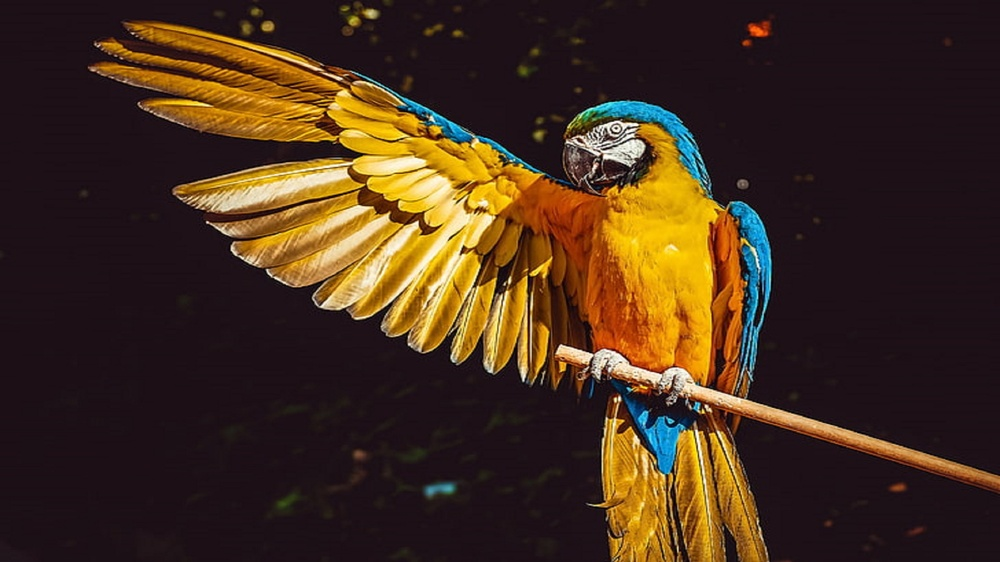
#> input picture pencil-scatch/parrot1.jpg, 1000 x 562 px, shrunk from 1920 x 1080 before the run
$ python app.py
#> lines starting #> are read from the running program, lines starting #| are printed output that depends on the picture
import cv2
img = cv2.imread("parrot1.jpg")
#> img is the input picture: shape (562, 1000, 3); mean B, G, R 29.7, 47.2, 69.1

gray = cv2.cvtColor(img, cv2.COLOR_BGR2GRAY)
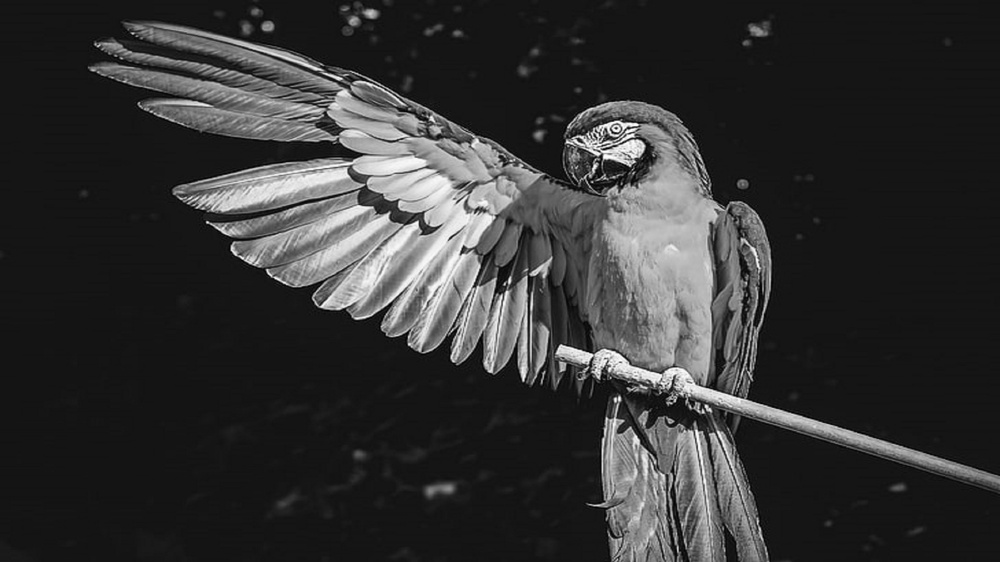
#> gray: shape (562, 1000); min 1, max 255, mean 51.9
inverted = 255 - gray
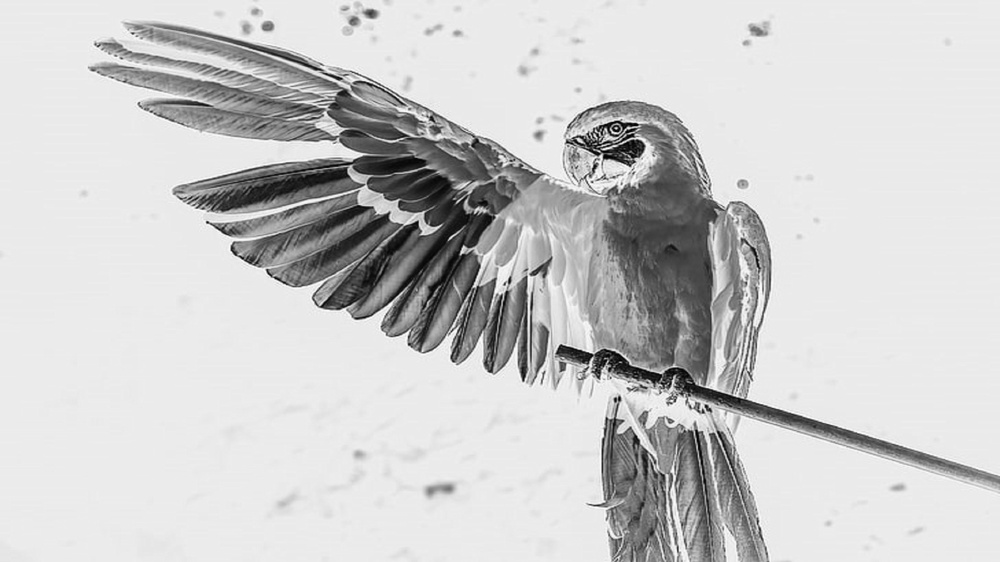
#> inverted: shape (562, 1000); min 0, max 254, mean 203.1
blurred = cv2.GaussianBlur(inverted, (21, 21), 0)
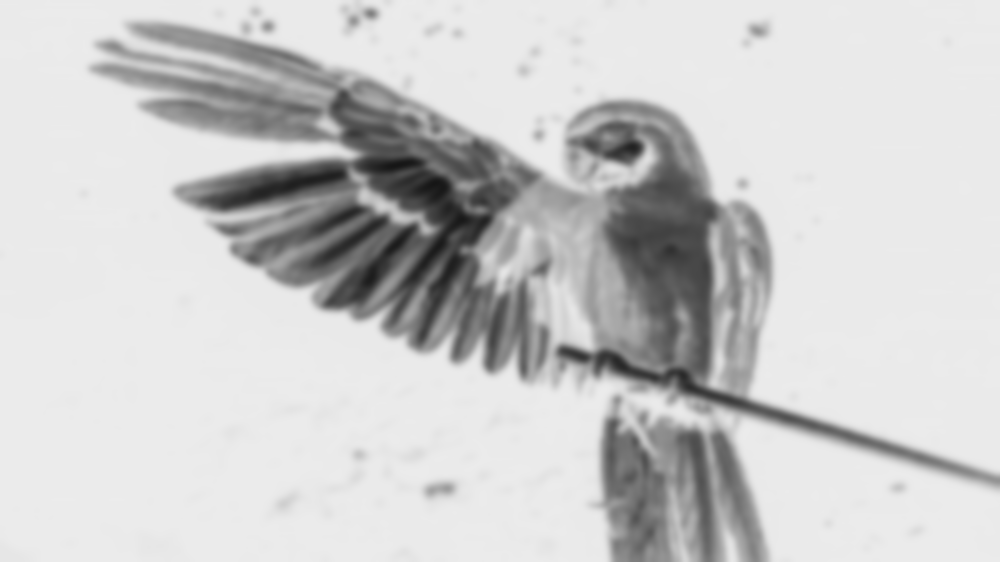
#> blurred: shape (562, 1000); min 22, max 236, mean 203
inverted_blurred = 255 - blurred
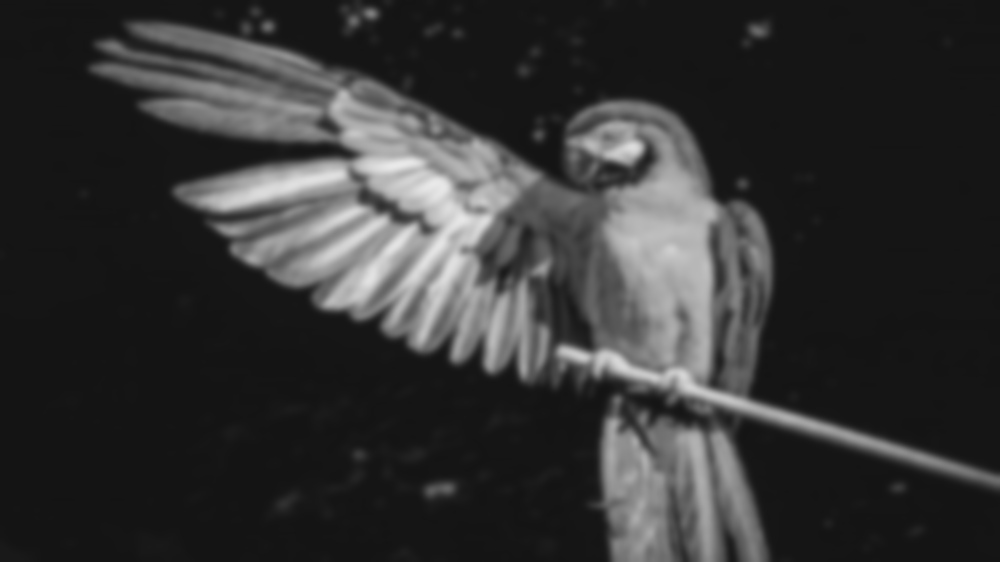
#> inverted_blurred: shape (562, 1000); min 19, max 233, mean 52

# Create the pencil sketch
sketch = cv2.divide(gray, inverted_blurred, scale=256.0)
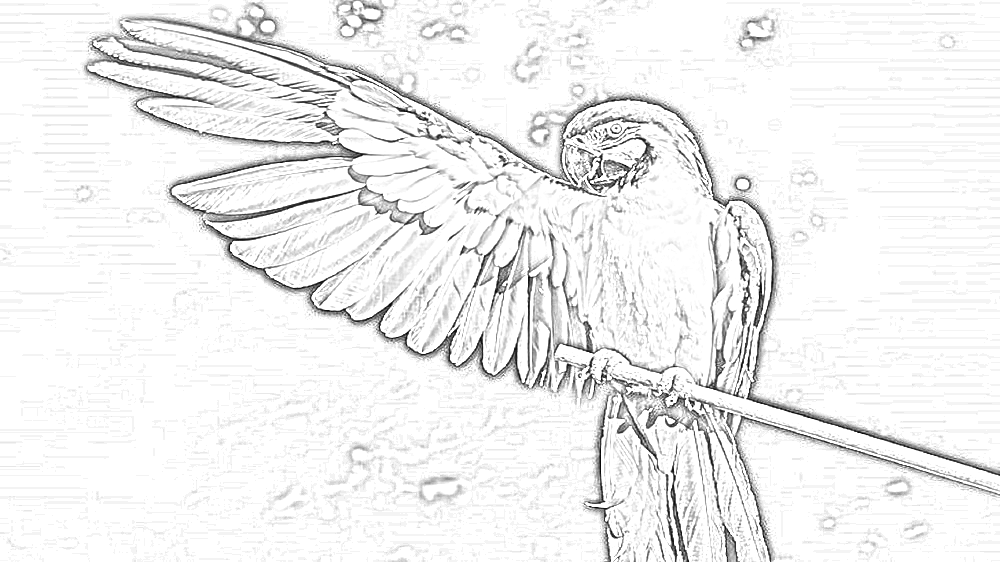
#> sketch: shape (562, 1000); min 3, max 255, mean 240.5

# Save the sketch
cv2.imwrite("pencil_sketch.jpg", sketch)

$ run again, with pencil-scatch/carbon (2).png saved as pencil-scatch/parrot1.jpg
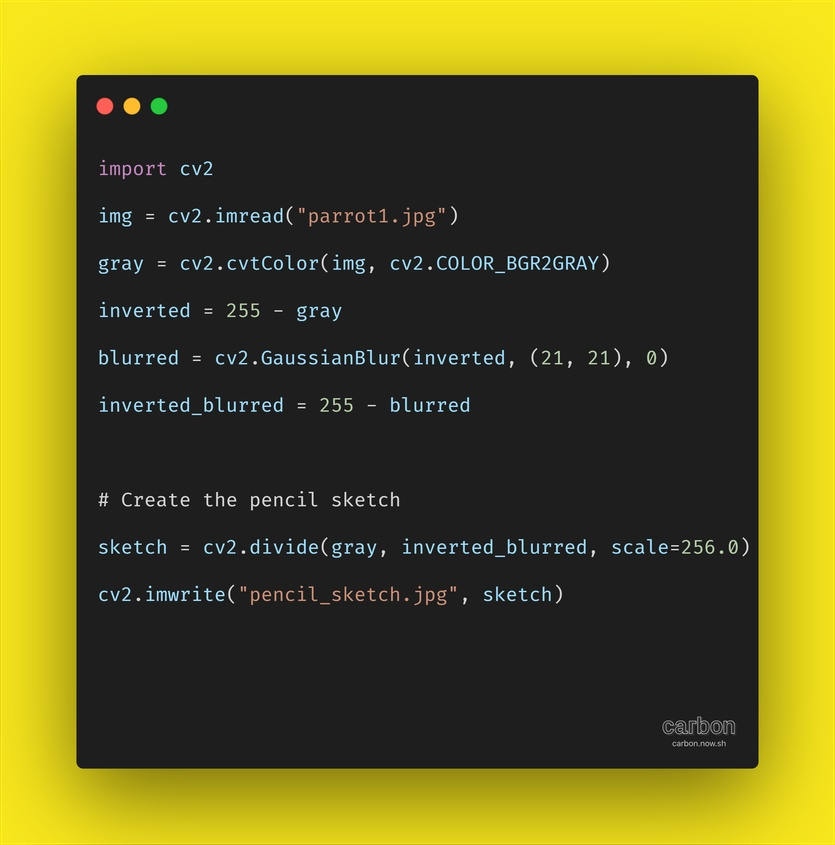
#> input picture pencil-scatch/carbon (2).png, 835 x 845 px, shrunk from 2468 x 2500 before the run
#> img is the input picture: shape (845, 835, 3); mean B, G, R 31.3, 90.2, 94.6
#> `blurred = cv2.GaussianBlur(inverted, (21, 21), 0)`:
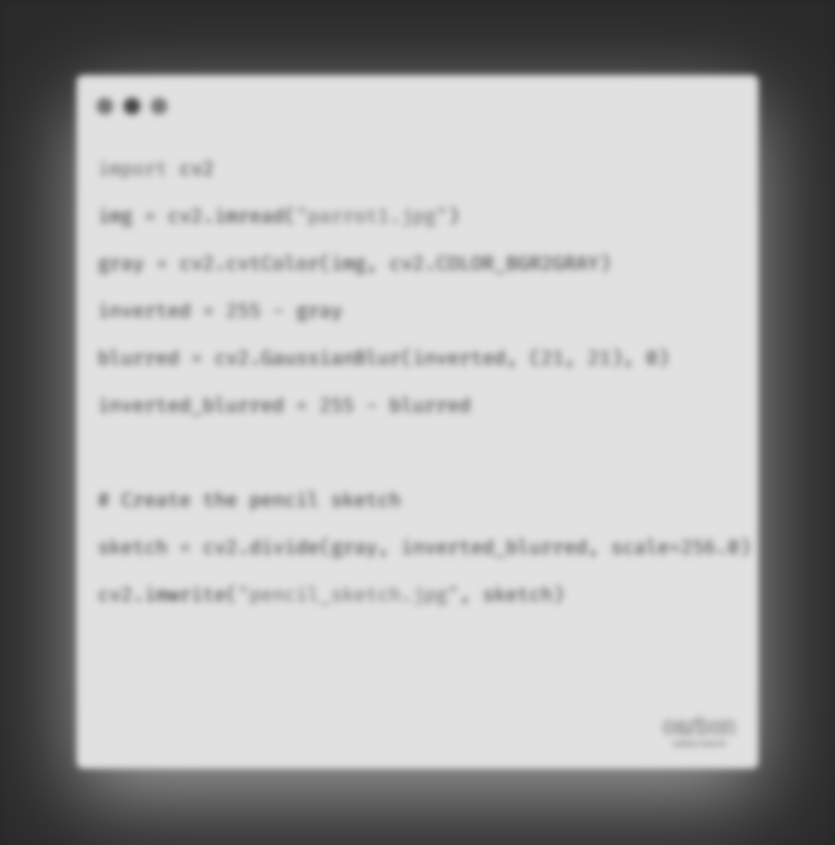
#> blurred: shape (845, 835); min 39, max 225, mean 170.2
#> `sketch = cv2.divide(gray, inverted_blurred, scale=256.0)`:
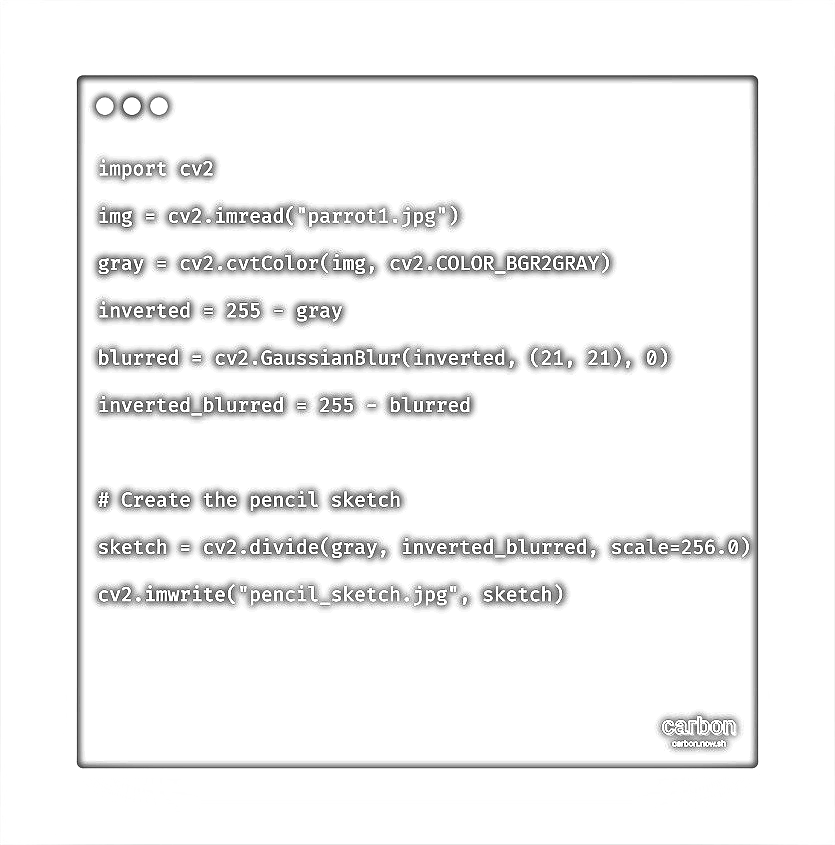
#> sketch: shape (845, 835); min 0, max 255, mean 243.5
